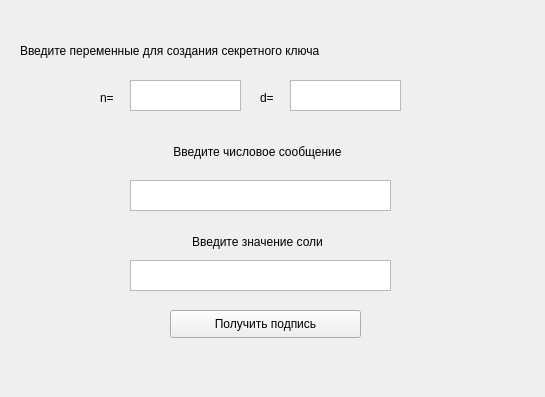
<?xml version="1.0" encoding="UTF-8"?>
<ui version="4.0">
 <class>MainWindow</class>
 <widget class="QMainWindow" name="MainWindow">
  <property name="geometry">
   <rect>
    <x>0</x>
    <y>0</y>
    <width>545</width>
    <height>397</height>
   </rect>
  </property>
  <property name="windowTitle">
   <string>MainWindow</string>
  </property>
  <widget class="QWidget" name="centralwidget">
   <widget class="QLabel" name="label">
    <property name="geometry">
     <rect>
      <x>20</x>
      <y>40</y>
      <width>501</width>
      <height>21</height>
     </rect>
    </property>
    <property name="styleSheet">
     <string notr="true">font: 12pt &quot;Times New Roman&quot;;</string>
    </property>
    <property name="text">
     <string>Введите переменные для создания секретного ключа</string>
    </property>
   </widget>
   <widget class="QPushButton" name="pushButton">
    <property name="geometry">
     <rect>
      <x>170</x>
      <y>310</y>
      <width>191</width>
      <height>28</height>
     </rect>
    </property>
    <property name="styleSheet">
     <string notr="true">font: 12pt &quot;Times New Roman&quot;;</string>
    </property>
    <property name="text">
     <string>Получить подпись</string>
    </property>
   </widget>
   <widget class="QLabel" name="label_2">
    <property name="geometry">
     <rect>
      <x>100</x>
      <y>90</y>
      <width>21</width>
      <height>16</height>
     </rect>
    </property>
    <property name="styleSheet">
     <string notr="true">font: 12pt &quot;Times New Roman&quot;;</string>
    </property>
    <property name="text">
     <string>n=</string>
    </property>
   </widget>
   <widget class="QLabel" name="label_3">
    <property name="geometry">
     <rect>
      <x>260</x>
      <y>90</y>
      <width>21</width>
      <height>16</height>
     </rect>
    </property>
    <property name="styleSheet">
     <string notr="true">font: 12pt &quot;Times New Roman&quot;;</string>
    </property>
    <property name="text">
     <string>d=</string>
    </property>
   </widget>
   <widget class="QPlainTextEdit" name="plainTextEdit_2">
    <property name="geometry">
     <rect>
      <x>130</x>
      <y>80</y>
      <width>111</width>
      <height>31</height>
     </rect>
    </property>
   </widget>
   <widget class="QPlainTextEdit" name="plainTextEdit_3">
    <property name="geometry">
     <rect>
      <x>290</x>
      <y>80</y>
      <width>111</width>
      <height>31</height>
     </rect>
    </property>
   </widget>
   <widget class="QLabel" name="label_4">
    <property name="geometry">
     <rect>
      <x>120</x>
      <y>140</y>
      <width>275</width>
      <height>23</height>
     </rect>
    </property>
    <property name="styleSheet">
     <string notr="true">font: 12pt &quot;Times New Roman&quot;;</string>
    </property>
    <property name="text">
     <string>Введите числовое сообщение</string>
    </property>
    <property name="alignment">
     <set>Qt::AlignCenter</set>
    </property>
   </widget>
   <widget class="QPlainTextEdit" name="plainTextEdit_4">
    <property name="geometry">
     <rect>
      <x>130</x>
      <y>180</y>
      <width>261</width>
      <height>31</height>
     </rect>
    </property>
   </widget>
   <widget class="QLabel" name="label_5">
    <property name="geometry">
     <rect>
      <x>120</x>
      <y>230</y>
      <width>275</width>
      <height>23</height>
     </rect>
    </property>
    <property name="styleSheet">
     <string notr="true">font: 12pt &quot;Times New Roman&quot;;</string>
    </property>
    <property name="text">
     <string>Введите значение соли</string>
    </property>
    <property name="alignment">
     <set>Qt::AlignCenter</set>
    </property>
   </widget>
   <widget class="QPlainTextEdit" name="plainTextEdit_5">
    <property name="geometry">
     <rect>
      <x>130</x>
      <y>260</y>
      <width>261</width>
      <height>31</height>
     </rect>
    </property>
   </widget>
  </widget>
 </widget>
 <resources/>
 <connections/>
</ui>
